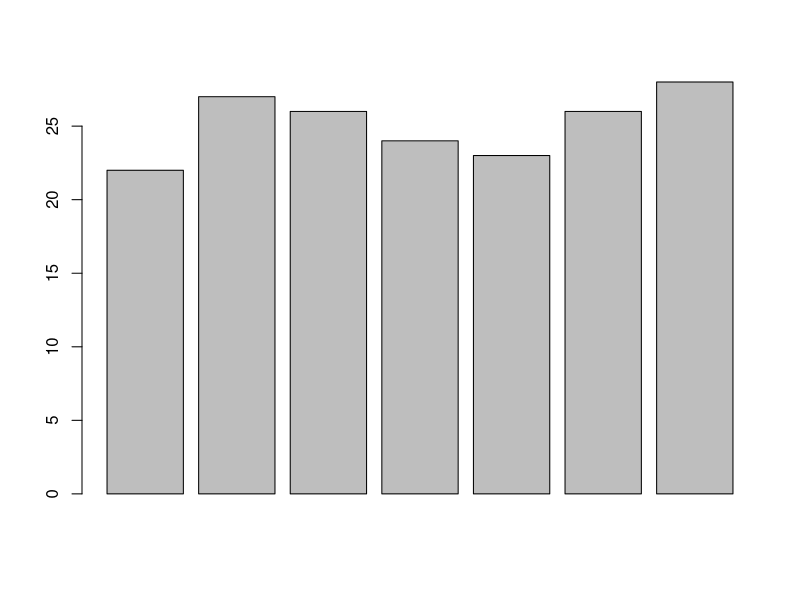
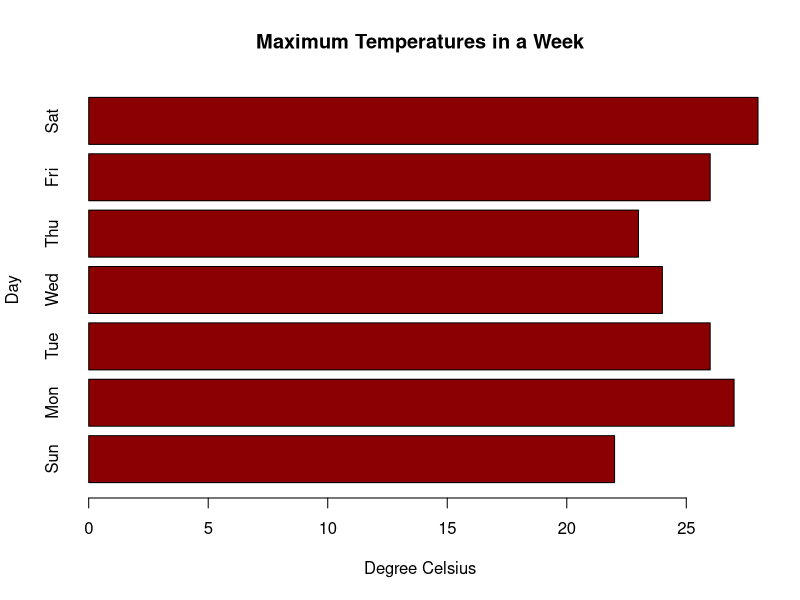

Recreate these plots in R, in order.
getwd()#obter diretorio
setwd()#define o diretoria de trabalho
contributors()#pessoas que contribuir para linguagem r
licence()#license  do R
sessionInfo()#info da sessão
print("oi")

max.temp <- c(22, 27, 26, 24, 23, 26, 28)
barplot(max.temp)


# barchart with added parameters
barplot(max.temp,
main = "Maximum Temperatures in a Week",
xlab = "Degree Celsius",
ylab = "Day",
names.arg = c("Sun", "Mon", "Tue", "Wed", "Thu", "Fri", "Sat"),
col = "darkred",
horiz = TRUE)
